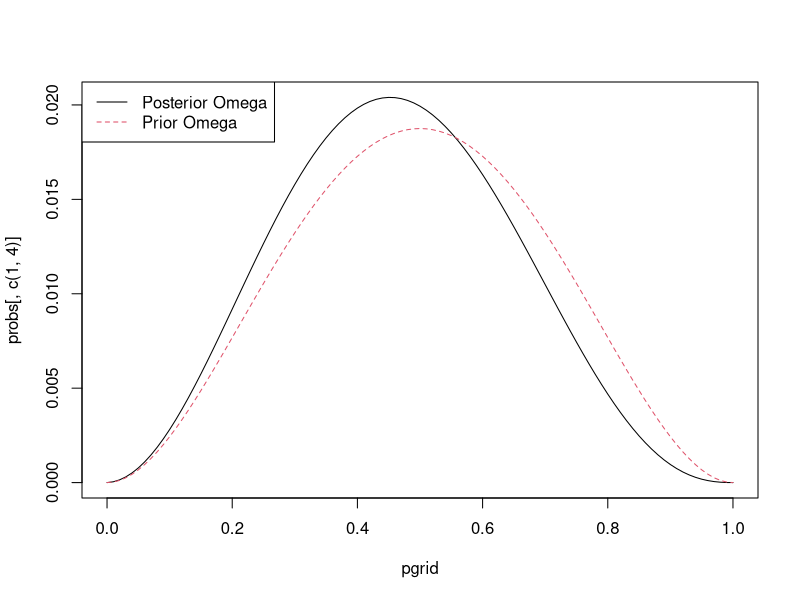
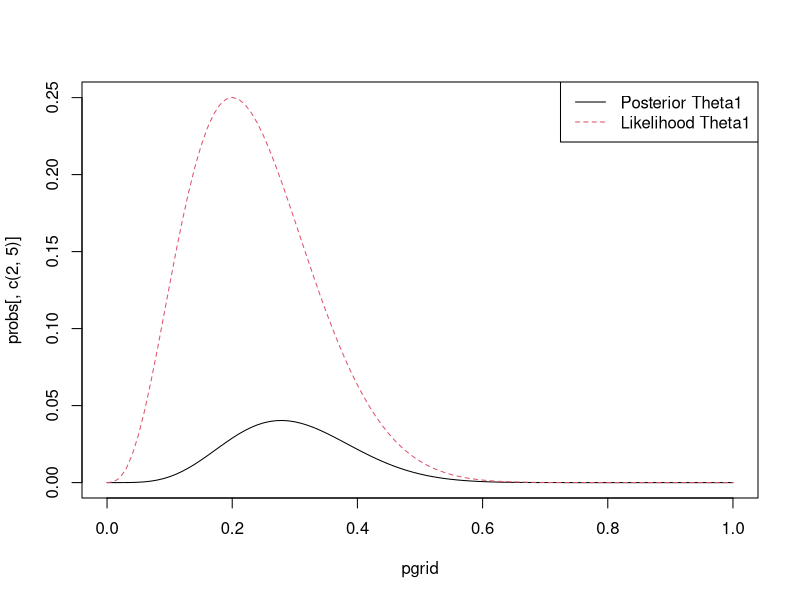
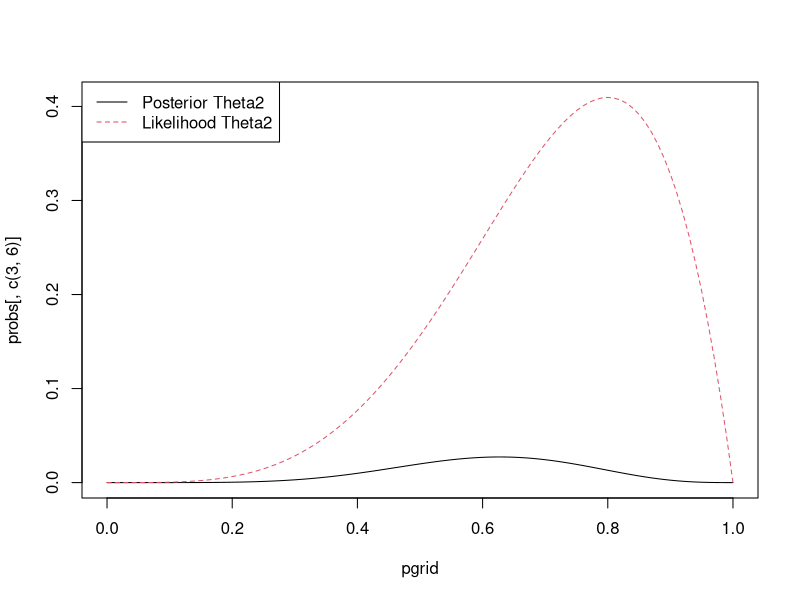

Here is the R script that generated these plots, in order:
two_coins_fun <- function(pgrid, kappa,a.omega,b.omega,n1,h1,n2,h2){

  prior.omega <- dbeta(pgrid,a.omega+1,b.omega+1)
  prior.omega <- prior.omega/sum(prior.omega)



  theta.prior <- sapply(1:length(pgrid),function(x) {
    omega <- pgrid[x] 
    a <- omega*(kappa-2)+1
    b <- (1-omega)*(kappa-2)+1
    theta <- dbeta(pgrid,a,b)*prior.omega[x]
  })


  prior <-  array(dim=rep(length(pgrid),3))

  for(i in 1:length(pgrid)){
    prior[,,i] <- theta.prior*theta.prior[,i]#*theta.prior[iii]      
  }

  prior <- prior/sum(prior)


  p.margtheta2 <- apply(prior,c(1,2),sum)
  p.margtheta1 <- apply(prior,c(1,3),sum)

  #Likelihood functions
  likelihood1 <- dbinom(h1,n1,pgrid)
  likelihood2 <- dbinom(h2,n2,pgrid)

  posterior <- array(dim=rep(length(pgrid),3))


  for(i in 1:length(pgrid)){
    for(ii in 1:length(pgrid)){
      for(iii in 1:length(pgrid)){
        posterior[i,ii,iii] <- prior[i,ii,iii]*likelihood1[ii]*likelihood2[iii]      
      }
    }
  }

  posterior <- posterior/sum(posterior)

  marg.theta2 <- apply(posterior,c(1,2),sum)
  marg.theta1 <- apply(posterior,c(1,3),sum)

  omega <- rowSums(marg.theta2)
  omega.test <- rowSums(marg.theta1)

  theta1 <- colSums(marg.theta2)
  theta2 <- colSums(marg.theta1)

  list(prior.omega = prior.omega, 
     total.prior = prior,
     likelihood1 = likelihood1,
     likelihood2 = likelihood2,
     posterior = posterior,
     post.omega.theta1 = marg.theta2,
     post.omega.theta2 =marg.theta1,
     post.omega = omega,
     post.theta1 = theta1,
     post.theta2 = theta2)
}

# grid on which we will estimate probabilities
pgrid <- seq(0,1,0.01)




#specifying the shape of the beta distribution used as prior for omega (hyperparamter)
a.omega <- 2
b.omega <- 2
#define ho strongly Theta can deviate from omega
kappa <-  5

#number of flips and heads of coin 1
n1 <- 15
h1 <- 3

#number of flips and heads of coin 2
n2 <- 5
h2 <- 4 


output <- two_coins_fun(pgrid = pgrid,
              kappa = kappa,
              a.omega = a.omega,
              b.omega = b.omega,
              n1 = n1,
              h1 = h1,
              n2 = n2,
              h2=h2)


# prior.omega.theta <- apply(output$total.prior,c(1,2),sum)
# prior.omega.theta <- prior.omega.theta/sum(prior.omega.theta)
# prior.theta <-colSums(prior.omega.theta)
# prior.omega <-rowSums(prior.omega.theta)
# 
# contour(pgrid,pgrid,t(output$post.omega.theta2))
# contour(pgrid,pgrid,t(output$post.omega.theta1))
# contour(pgrid,pgrid,prior.omega.theta,labcex=1,xlab=expression(Theta),ylab=expression(omega))
# 
# 
# plot(pgrid,output$post.omega,type='l')
# plot(pgrid,output$post.theta1,type='l')
# plot(pgrid,output$post.theta2,type='l')
# plot(pgrid,prior.theta,type='l')
# plot(pgrid,output$prior.omega,type='l')


probs <- cbind(output$post.omega,
      output$post.theta1,
      output$post.theta2,
      output$prior.omega,
      output$likelihood1,
      output$likelihood2)

matplot(pgrid,probs[,c(1,4)],type='l')
legend('topleft',col=1:2,lty=1:2,legend=c('Posterior Omega','Prior Omega'))

matplot(pgrid,probs[,c(2,5)],type='l')
legend('topright',col=1:2,lty=1:2,legend=c('Posterior Theta1','Likelihood Theta1'))

matplot(pgrid,probs[,c(3,6)],type='l')
legend('topleft',col=1:2,lty=1:2,legend=c('Posterior Theta2','Likelihood Theta2'))
